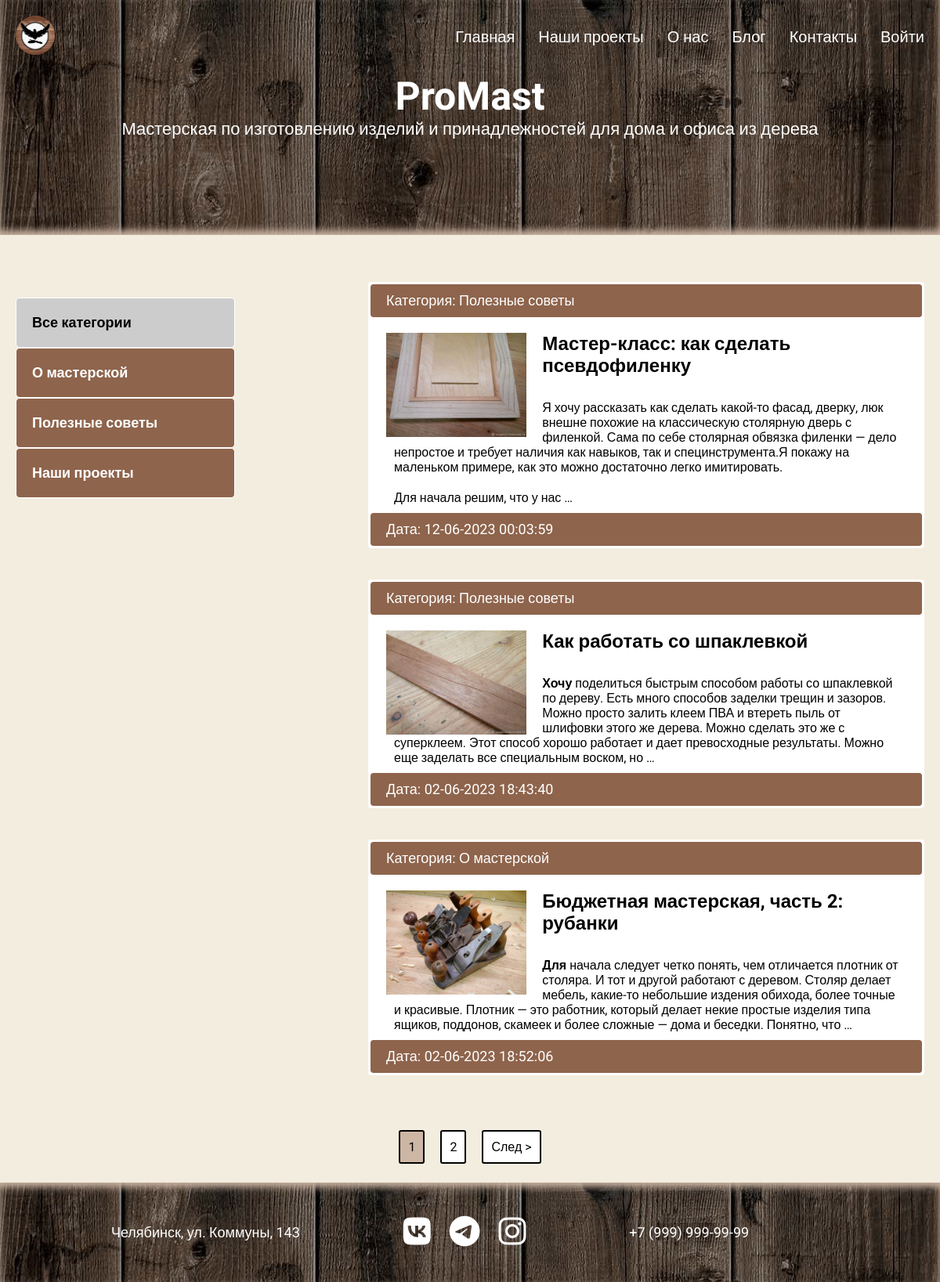
Screenshot of /blog/ with the database file from the repository.
### blog/models.py (models this page shows, shortened)
class Category(models.Model):
    name = models.CharField(max_length=255, verbose_name='Категория')
    slug = models.SlugField(max_length=255, unique=True, verbose_name='URL')
    def __str__(self):
        return self.name
    def get_absolute_url(self):
        return reverse('category', kwargs={'cat_slug': self.slug})
    class Meta:
        verbose_name = "Категорию"
        verbose_name_plural = "Категории"

class Blog(models.Model):
    title = models.CharField(max_length=255, verbose_name='Название')
    slug = models.SlugField(max_length=255, unique=True, verbose_name='URL')
    image = models.ImageField(upload_to='photos/%Y/%m/%d/', blank=True, verbose_name='Изображение')
    content = models.TextField(blank=True, verbose_name='Контент')
    time_created = models.DateTimeField(auto_now_add=True, verbose_name='Дата публикации')
    time_update = models.DateTimeField(auto_now=True, verbose_name='Дата обновления')
    is_published = models.BooleanField(default=True, verbose_name='Опубликовано')
    cat = models.ForeignKey('Category', on_delete=models.PROTECT, verbose_name='Категория')
    def get_absolute_url(self):
        return reverse('post', kwargs={'post_slug': self.slug})
    class Meta:
        verbose_name = "Новость"
        verbose_name_plural = "Новости"
        ordering = ['-time_created']

### blog/views.py (the view)
# urls.py: path('', views.blog_home, name='blog'),
def blog_home(request):
    posts = Blog.objects.filter(is_published=True).select_related('cat')
    custom_range, posts = paginate_blogs(request, posts, 3)
    context = {
        'posts': posts,
        'custom_range': custom_range,
        'cat_selected': 0,
    }
    return render(request, 'blog/blog.html', context)

### blog/templatetags/blog_tags.py (called while the page is built)
@register.inclusion_tag('blog/list_categories.html')
def show_categories(sort=None, cat_selected=0):
    if not sort:
        cats = Category.objects.all()
    else:
        cats = Category.objects.order_by(sort)
    return {'cats': cats, 'cat_selected': cat_selected}

### blog/utils.py (called while the page is built)
def paginate_blogs(request, blogs, results):
    page = request.GET.get('page', 1)
    paginator = Paginator(blogs, results, allow_empty_first_page=True)
    blogs = paginator.get_page(page)
    left_index = int(page) - 4
    if left_index < 1:
        left_index = 1
    right_index = int(page) + 5
    if right_index > paginator.num_pages:
        right_index = paginator.num_pages + 1
    custom_range = range(left_index, right_index)
    return custom_range, blogs

### blog/templates/blog/blog.html
{% extends 'portfolio/base.html' %}
{% load blog_tags %}
{% block content %}
<section class="blogs">
  <div class="container">
      <div class="content__blog">
          <div class="sidebar">
              <ul>
                  {% if cat_selected == 0 %}
                  <li class="selected">Все категории</li>
                  {% else %}
                  <li><a href="{% url 'blog' %}">Все категории</a></li>
                  {% endif %}
                  {% show_categories cat_selected=cat_selected %}
              </ul>
          </div>
          <div class="blogs_main">
              <ul>
                  {% for p in posts %}
                  <li>
                      <p class="first">Категория: {{ p.cat }}</p>
                      <div class="text_blog">
                          {% if p.image %}
                          <img src="{{ p.image.url }}" class="image_blog" alt="">
                          {% endif %}
                          <h2><a href="{{ p.get_absolute_url }}">{{ p.title }}</a></h2>
                          <p>{{ p.content|safe|truncatewords:50 }}</p>
                      </div>
                      <p class="date">Дата: {{ p.time_update|date:"d-m-Y H:i:s" }}</p>
                  </li>
                  {% endfor %}
              </ul>
          </div>
      </div>
  </div>
</section>
{% endblock %}

### blog/templates/blog/list_categories.html
{% for c in cats %}
  {% if c.pk == cat_selected %}
    <li class="selected">{{ c.name }}</li>
  {% else %}
    <li><a href="{{ c.get_absolute_url }}">{{ c.name }}</a></li>
  {% endif %}
{% endfor %}

### portfolio/static/css/style.css (style rules this page uses)
* { margin: 0; padding: 0; -webkit-box-sizing: border-box; box-sizing: border-box; }
body { font-family: 'Roboto', sans-serif; background: #F3EDDF; }
.container { max-width: 1200px; margin: 0px auto; }
.blogs { background: #F3EDDF; }
.content__blog { display: flex; padding-top: 40px; box-sizing: border-box; flex-wrap: wrap; justify-content: space-between; }
.sidebar { padding: 20px 0 20px 20px; }
.sidebar ul, .first, .blogs_main ul { list-style: none; }
.sidebar ul li a { color: #fff; text-decoration: none; padding: 20px; }
.sidebar ul { width: 280px; margin-right: 40px; margin-top: 20px; }
.sidebar a { padding: 20px; display: block; border: 1px solid #fff; border-radius: 5px; background: #8E644C; font-size: 18px; font-weight: bold; }
.selected { font-size: 18px; padding: 20px; border: 1px solid #fff; border-radius: 5px; font-weight: bold; background: #ccc; }
.blogs_main { background: #F3EDDF; max-width: 750px; padding: 20px; }
.blogs_main li { border: 3px solid #fff; border-radius: 4px; margin-bottom: 40px; background: #fff; }
.first, .date { padding: 10px 20px; background: #8E644C; font-size: 18px; color: #fff; margin: 0; border-radius: 4px; }
.image_blog { float: left; margin-right: 20px; max-width: 27%; }
.text_blog { padding: 20px 20px 0; }
.text_blog p { padding: 10px; }
.text_blog a { padding-left: 0; text-decoration: none; color: #000; }

### rows the page displays
Category: name "О мастерской"
Category: name "Полезные советы"
Category: name "Наши проекты"
Blog: cat "Полезные советы", image (picture), title "Мастер-класс: как сделать псевдофиленку", content "Я хочу рассказать как сделать какой-то фасад, дверку, люк внешне похожие на классическую столярную дверь с филенкой. Сама по себе столярная обвязка филенки — дело непростое и требует наличия как навыков, так и специнструмента.Я покажу на маленьком примере, как это можно достаточно легко имитировать. Для начала решим, что у нас …", time_update "12-06-2023 00:03:59"
Blog: cat "Полезные советы", image (picture), title "Как работать со шпаклевкой", content "Хочу поделиться быстрым способом работы со шпаклевкой по дереву. Есть много способов заделки трещин и зазоров. Можно просто залить клеем ПВА и втереть пыль от шлифовки этого же дерева. Можно сделать это же с суперклеем. Этот способ хорошо работает и дает превосходные результаты. Можно еще заделать все специальным воском, но …", time_update "02-06-2023 18:43:40"
Blog: cat "О мастерской", image (picture), title "Бюджетная мастерская, часть 2: рубанки", content "Для начала следует четко понять, чем отличается плотник от столяра. И тот и другой работают с деревом. Столяр делает мебель, какие-то небольшие издения обихода, более точные и красивые. Плотник — это работник, который делает некие простые изделия типа ящиков, поддонов, скамеек и более сложные — дома и беседки. Понятно, что …", time_update "02-06-2023 18:52:06"

### other values shown
{{ page }} "1"
{{ page }} "2"
